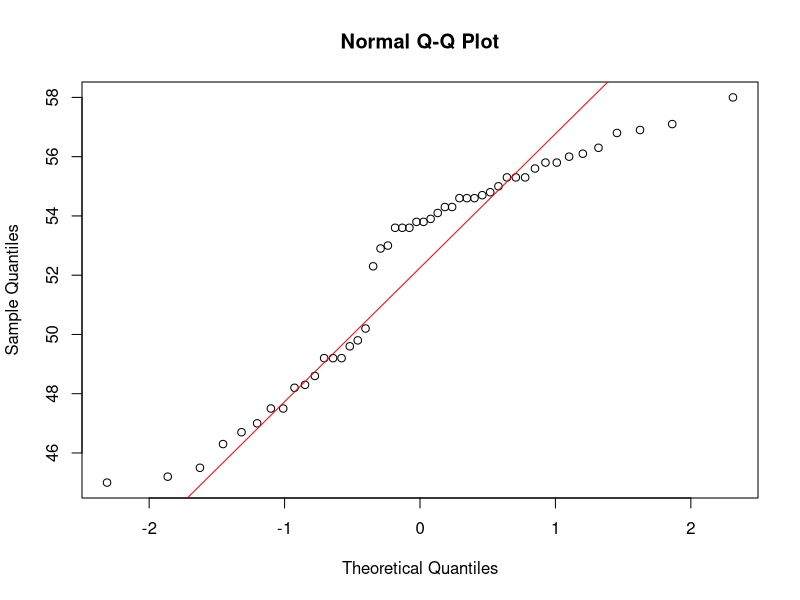
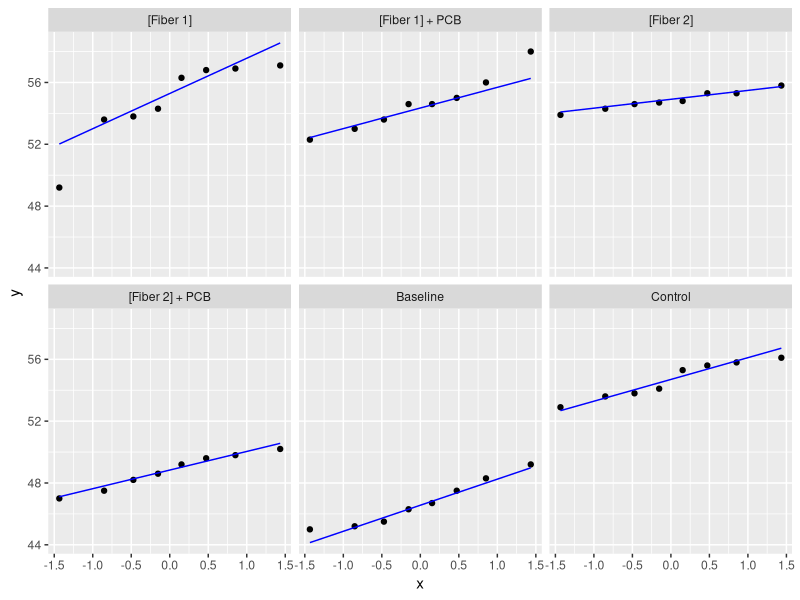
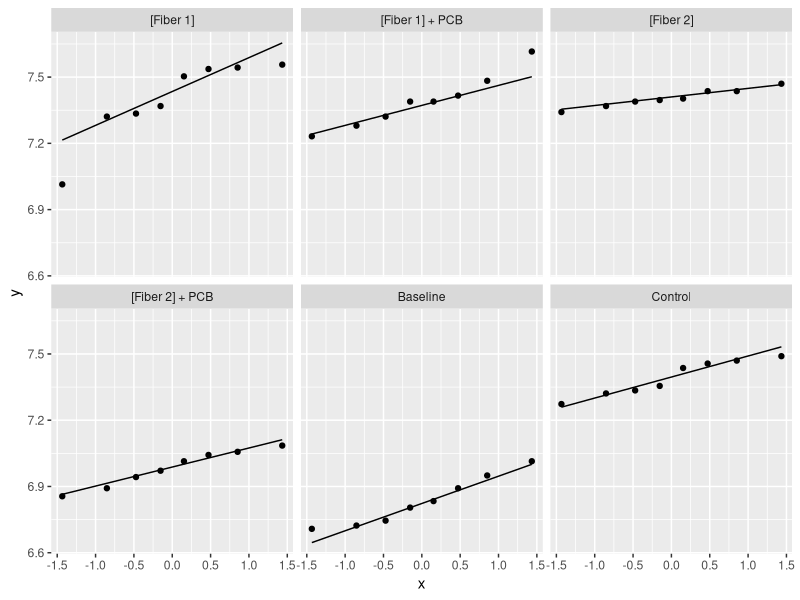
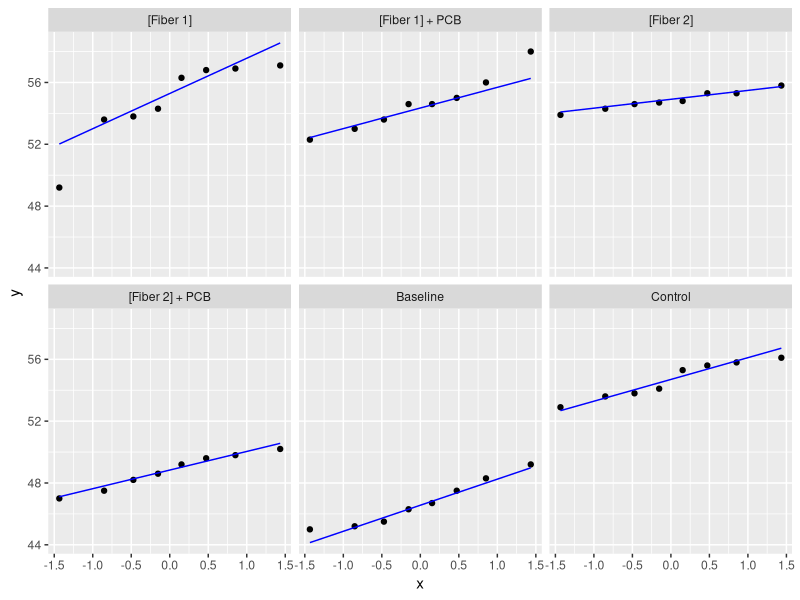
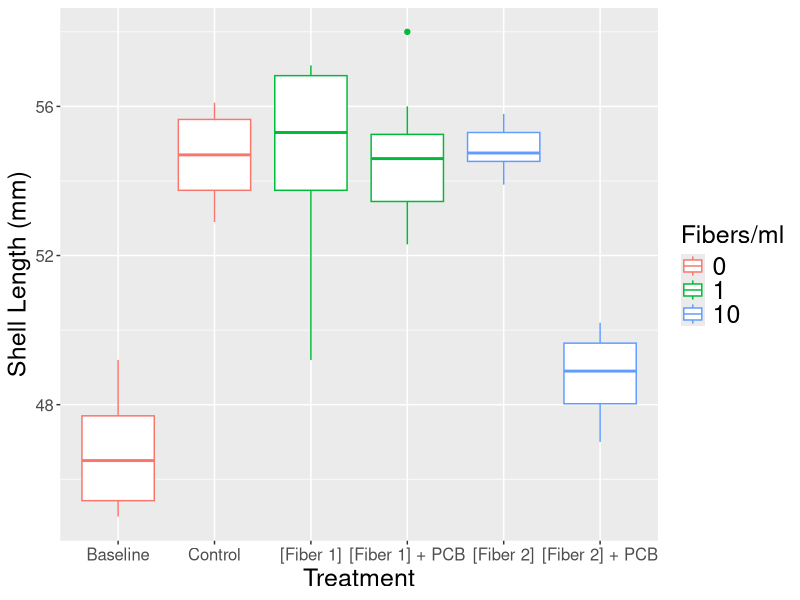

These figures' R source, in order: (Note: this script raises an error after producing the figures.)
## ---- chunk 1
#setting the working directory
knitr::opts_knit$set(root.dir = '/Users/hannahhaskell/Desktop/')
## ---- chunk 2
library(tidyverse)
library(lubridate)
library(knitr)
library(modelr)
library(broom)
library(cowplot)



CEA_data <- read_csv("BIO539_mock_data.csv")

## ---- chunk 3

#Assigning new variables to help organize the data/information better


#CEA  data
Cleaned_CEA_data <- subset (CEA_data, select = -c(12:23)) %>% #CEA only
  rename(
    "Fiber_concentration" = "Fiber concentration",
    "Replicate" = "Tank (replicate #)",
    "Animal_ID" = "Animal ID #",
    "CHO" = "CHO mj/mg",
    "LIP" = "LiP mj/mg",
    "PRT" = "PRT mj/mg",
    "Ea" = "Ea mj/mg",
    "Ec" = "Ec mj/mg",
    "CEA" = "CEA mj/mg/min")

#Mortality data
Mortality <- subset (CEA_data, select = c(15:18)) %>%
  rename(
    "Treatment" = "Treatment a",
    "Fiber_concentration" = "Fiber concentration a",
    "End_exp_mortality" = "End of expt. mortality") %>%
  filter(!is.na(End_exp_mortality))


#Growth data
Growth <- subset (CEA_data, select = c(1,3,4,12)) %>%
  rename(
    "Fiber_concentration" = "Fiber concentration",
    "Shell_length" = "Shell width (mm)")
## ---- chunk 4
#Generating summary tables to get a feel for the range of data
summary(Cleaned_CEA_data)
summary(Growth)
summary(Mortality)
## ---- chunk 5
#making a theme for my plots so that all axis and legend labels can remain consistent among each plot

My_Theme <- theme(
  axis.title.x = element_text(size = 18), #x axis title label
  axis.text = element_text(size = 12), # x and y axis labels
  legend.text = element_text(size = 18), # legend contents labels
  legend.title = element_text(size = 18), # legend title label
  axis.title.y = element_text(size = 18)) # y axis title label

## ---- chunk 6

avg_shell_length <- Growth %>%
  group_by(Treatment) %>%
  summarise(avg_shell_length = mean(Shell_length)) %>%
  rename("Mean Shell Length (mm)" = "avg_shell_length")

kable(avg_shell_length)

 

## ---- chunk 7


treatments <- subset (CEA_data, select = c(3,4)) %>%
  rename("Fiber_concentration" = "Fiber concentration") %>%
  group_by(Treatment) %>%
  summarise(Fiber_concentration = mean(Fiber_concentration)) %>%
  arrange(Fiber_concentration) %>% 
  rename("Fibers/mL seawater" = "Fiber_concentration")
  
kable(treatments) 


## ---- chunk 8
#plot these to see if there was any shell growth over the duration of the experiment 

shell_length_plot <- ggplot(Growth, aes(Treatment, Shell_length, color = factor(Fiber_concentration))) + ##fill = factor(Fiber_concentration) this would change the boxes different colors to distinguish between fiber concentrations
  geom_boxplot() +
  labs(x = "Treatment", y = "Shell Length (mm)", color = "Fibers/ml") +
  scale_x_discrete(limits = c("Baseline", "Control", "[Fiber 1]", "[Fiber 1] + PCB", "[Fiber 2]", "[Fiber 2] + PCB")) + #changing the order of the x axis
  My_Theme

ggsave("GitHub/Final-project/Figures/shell_length_plot.jpg", shell_length_plot, width = 10, height = 6)
  
## ---- chunk 9

#make sure R is interpreting treatment column as characters
class(Growth$Treatment)

#assessing normality

qqnorm(Growth$Shell_length)
qqline(Growth$Shell_length, col = 'red')

#this worked however I think it makes more sense to assess the normality of the individual treatment groups separately rather than all together

#trying to do this with GGplot
ggplot(data = Growth, aes(sample = Shell_length)) +
  geom_qq() +
  stat_qq_line(col = 'blue') + #adding in the normal distribution line
  facet_wrap(~Treatment) #assess normality for each treatment separately 

#see if transforming the data makes any difference in normality
#log transformation of shell length data
log_shell_length <- log(Growth$Shell_length)

#sq root transform data 
sqrt_shell_length <- sqrt(Growth$Shell_length)

#Add the log shell lengths and sq rt transformed shell lengths to the growth data
Growth <- Growth %>%
  mutate(log_shell_length = log_shell_length, sqrt_shell_length = sqrt_shell_length)

#Try graphing with these transformed values
ggplot(data = Growth, aes(sample = sqrt_shell_length)) +
  geom_qq() +
  stat_qq_line() +
  facet_wrap(~Treatment)

#No obvious differences between the transformed and the raw data
#For the sake of this analysis will assume normality is sufficient for ANOVA testing

## ---- chunk 10
ggplot(data = Growth, aes(sample = Shell_length)) + 
  geom_qq() +
  stat_qq_line(col = 'blue') +
  facet_wrap(~Treatment)
## ---- chunk 11

#Will need to pull the p-values a lot for all ANOVA testing that will be done so making this into a function will make this process easier

aov_p_value <- function(aov_summary) {
  if (is.numeric(aov_summary)) {
    stop("must provide previously assigned aov_summary variable")
  }
  p_value <- (aov_summary[[1]][["Pr(>F)"]][[1]])
  return(p_value)
}


#testing the function error message

aov_p_value(1)
#works!
## ---- chunk 12

#ANOVA to determine if there is any significant differences among the treatment groups
growth_aov <- aov(Shell_length~Treatment, data = Growth)
growth_aov_summary <- summary(growth_aov) #Anova summary stats

str(growth_aov_summary) #assessing the structure of the summary table
growth_aov_summary[[1]][["Pr(>F)"]][[1]] #gives the first row of the last column in the summary table which is the p stat
# p = 4.409 x 10^-15

#testing function
aov_p_value(growth_aov_summary)

#it works!!

#according to the ANOVA there is a significant difference in at least one pair of the treatment groups (p < 0.05)
# will now preform a post hoc (Tukey) test to determine where the difference(s) are
#save tukey results to variable
growth_stats <- TukeyHSD(growth_aov)


#output the stats into a tibble using the tidy function from broom pkg and save to new variable
tidy_growth_stats <- tidy(growth_stats)

#Cleaned up version that only shows differences between the treatments and the baseline measurements
cleaned_tidy_growth_stats <- tidy_growth_stats[ , c("contrast", "adj.p.value")] %>% #selecting only contrast name and p value columns
  filter(str_detect(contrast, "Baseline")) %>%   #only include contrast values that have the word baseline within them (only interested in comparing the treatments to the baseline)
  rename("Contrast" = "contrast",
         "p value" = "adj.p.value")
  

  
## ---- chunk 13

#Printing out a cleaned up version of the anova summary stats including only relevant comparisons
kable(cleaned_tidy_growth_stats) 

## ---- chunk 14
mortality_plot <- ggplot(Mortality, aes(Treatment, End_exp_mortality, color = factor(Fiber_concentration))) + 
  geom_col() +
  labs(x = 'Experimental Treatment', y = 'End of Experiment Mortality (n)', color = "Fibers/ml") +
  theme_minimal()

ggsave("GitHub/Final-project/Figures/mortality_plot.jpg",mortality_plot, width = 7, height = 4)
## ---- chunk 15


carb_plot <- ggplot(Cleaned_CEA_data, aes(Treatment, CHO ,  color = factor(Fiber_concentration))) +
  geom_boxplot() +
  labs(x = "", y = "Carbohydrate (mJ/mg)", color = "Fibers/ml)") +
  scale_x_discrete(limits = c("Baseline", "Control", "[Fiber 1]", "[Fiber 1] + PCB", "[Fiber 2]", "[Fiber 2] + PCB")) +
  My_Theme +
  theme(legend.position = "none")
## ---- chunk 16
lipid_plot <- ggplot(Cleaned_CEA_data, aes(Treatment, LIP ,  color = factor(Fiber_concentration))) +
  geom_boxplot() +
  labs(x = "", y = "Lipid (mJ/mg)", color = "Fibers/ml") +
  scale_x_discrete(limits = c("Baseline", "Control", "[Fiber 1]", "[Fiber 1] + PCB", "[Fiber 2]", "[Fiber 2] + PCB")) +
  My_Theme +
  theme(legend.position = "none")
## ---- chunk 17
protein_plot <- ggplot(Cleaned_CEA_data, aes(Treatment, PRT ,  color = factor(Fiber_concentration))) +
  geom_boxplot() +
  labs(x = "Treatment", y = "Protein (mJ/mg)", color = "Fibers/ml") +
  scale_x_discrete(limits = c("Baseline", "Control", "[Fiber 1]", "[Fiber 1] + PCB", "[Fiber 2]", "[Fiber 2] + PCB")) +
  My_Theme +
  theme(legend.position = "bottom") 
## ---- chunk 18

physio_plots <- cowplot::plot_grid(carb_plot, lipid_plot, protein_plot, ncol = 1, labels = "AUTO", rel_heights = c(1,1,1.15)) 
 

physio_plots

ggsave("GitHub/Final-project/Figures/physio_plots.jpg", physio_plots, width = 10, height = 13)


## ---- chunk 19

#making a q-q plot of the physiological data separated out by treatment to assess normality of data within each individual treatment

# NORMALITY OF CARBOHYDRATE DATA
ggplot(data = Cleaned_CEA_data, aes(sample = CHO)) + 
  geom_qq() + 
  stat_qq_line(col = 'blue') +
  facet_wrap(~Treatment) +
  ggtitle("Q-Q plot of carbohydrate data")

# NORMALITY OF LIPID DATA
ggplot(data = Cleaned_CEA_data, aes(sample = LIP)) + 
  geom_qq() + 
  stat_qq_line(col = 'blue') +
  facet_wrap(~Treatment) +
  ggtitle("Q-Q plot of lipid data")

# NORMALITY OF PROTEIN DATA 
ggplot(data = Cleaned_CEA_data, aes(sample = PRT)) + 
  geom_qq() + 
  stat_qq_line(col = 'blue') +
  facet_wrap(~Treatment) +
  ggtitle("Q-Q plot of protein data")

#For the sake of this analysis I will assume normality conditions have been met so that I may continue on with the ANOVA testing. 
## ---- chunk 20

#ANOVA to determine if there is any significant differences among the treatment groups
CHO_aov <- aov(CHO~Treatment, data = Cleaned_CEA_data)
CHO_aov_summary <- summary(CHO_aov) #Anova summary stats

#function to retrieve p value 
aov_p_value(CHO_aov_summary)

# p = 0.00336
#according to the ANOVA there is a significant difference in at least one pair of the treatment groups (p < 0.05)

# Since there is a significant difference present I will now preform a post hoc (Tukey) test to determine where the significant difference(s) are

CHO_stats <- TukeyHSD(CHO_aov)
TukeyHSD(CHO_aov)

#output the stats into a tibble using the tidy function from broom pkg and save to new variable
tidy_CHO_stats <- tidy(CHO_stats)

#Cleaned up version that only shows differences between the treatments and the baseline measurements
cleaned_tidy_CHO_stats <- tidy_CHO_stats[ , c("contrast", "adj.p.value")] %>% #selecting only contrast name and p value columns
  filter(str_detect(contrast, "Baseline")) %>%   #only include contrast values that have the word baseline within them (only interested in comparing the treatments to the baseline)
  rename("Contrast" = "contrast",
         "p value" = "adj.p.value")
  
kable(cleaned_tidy_CHO_stats)

#Tukey results indicate that only the Baseline-[Fiber 2] + PCB treatment had a significant difference in carbohydrate energy levels when compared to the baseline. 
  
## ---- chunk 21

#ANOVA to determine if there is any significant differences in lipid amounts among the treatment groups

LIP_aov <- aov(LIP~Treatment, data = Cleaned_CEA_data)

LIP_aov_summary <- summary(LIP_aov) #Anova summary stats

#Function to retrieve p value 
aov_p_value(LIP_aov_summary)

# p = 0.00376
#according to the ANOVA there is a significant difference in at least one pair of the treatment groups (p < 0.05)

# Since there is a significant difference present I will now preform a post hoc (Tukey) test to determine where the significant difference(s) are

LIP_stats <- TukeyHSD(LIP_aov)
TukeyHSD(LIP_aov)

#output the stats into a tibble using the tidy function from broom pkg and save to new variable
tidy_LIP_stats <- tidy(LIP_stats)

#Cleaned up version that only shows differences between the treatments and the baseline measurements
cleaned_tidy_LIP_stats <- tidy_LIP_stats[ , c("contrast", "adj.p.value")] %>% #selecting only contrast name and p value columns
  filter(str_detect(contrast, "Baseline")) %>%   #only include contrast values that have the word baseline within them (only interested in comparing the treatments to the baseline)
  rename("Contrast" = "contrast",
         "p value" = "adj.p.value")
  

kable(cleaned_tidy_LIP_stats)
#Tukey results indicate that differences between the lipid content of each treatment compared to the baseline measurements are not statistically significant. Significant difference detected in ANOVA test likely from inter-treatment comparison which is not what I am concerned with. 
## ---- chunk 22

#ANOVA to determine if there is any significant differences in lipid amounts among the treatment groups

PRT_aov <- aov(PRT~Treatment, data = Cleaned_CEA_data)

PRT_aov_summary <- summary(PRT_aov) #Anova summary stats

#Function to retrieve p value 
aov_p_value(PRT_aov_summary)

# p = 0.00526
#according to the ANOVA there is a significant difference in at least one pair of the treatment groups (p < 0.05)

# Since there is a significant difference present I will now preform a post hoc (Tukey) test to determine where the significant difference(s) are

PRT_stats <- TukeyHSD(PRT_aov)
TukeyHSD(PRT_aov)

#output the stats into a tibble using the tidy function from broom pkg and save to new variable
tidy_PRT_stats <- tidy(PRT_stats)

#Cleaned up version that only shows differences between the treatments and the baseline measurements
cleaned_tidy_PRT_stats <- tidy_PRT_stats[ , c("contrast", "adj.p.value")] %>% #selecting only contrast name and p value columns
  filter(str_detect(contrast, "Baseline")) %>%   #only include contrast values that have the word baseline within them (only interested in comparing the treatments to the baseline)
  rename("Contrast" = "contrast",
         "p value" = "adj.p.value")
  
kable(cleaned_tidy_PRT_stats)
#Tukey results indicate that differences between the protein content of each treatment compared to the baseline measurements are not statistically significant. Significant difference detected in ANOVA test likely from inter-treatment comparison which is not what I am concerned with. 

## ---- chunk 23

#Not quite working yet. Need to populate the y variable somehow with values from respective columns 
#not sure if this is appropriate as the y values for each plot are different

#for (i in names(Cleaned_CEA_data)[6:8]){
 #testloop <- ggplot(Cleaned_CEA_data, aes(x = Treatment, y = i)) + #issue seems to be with populating the y axis... 
  #geom_boxplot() +
  #labs(x = "Treatment", color = "Fiber Concentration (fibers/ml)") +
  #scale_x_discrete(limits = c("Baseline", "Control", "[Fiber 1]", "[Fiber 1] + PCB", "[Fiber 2]", "[Fiber 2] + PCB")) +
  #My_Theme
  
  #print(testloop)
#}
## ---- chunk 24
#plotting Ea values for baseline and each experimental treatment and assigning to Ea_plot variable
EA_plot <- ggplot(Cleaned_CEA_data, aes(Treatment, Ea ,  color = factor(Fiber_concentration))) +
  geom_boxplot() +
  labs(x = "", y = "Energy available (Ea) (mJ/mg)", color = "Fibers/ml") +
  scale_x_discrete(limits = c("Baseline", "Control", "[Fiber 1]", "[Fiber 1] + PCB", "[Fiber 2]", "[Fiber 2] + PCB")) +
  My_Theme +
  theme(legend.position = "none")

#plotting Ec values for baseline and each experimental treatment and assigning to Ec_plot variable
EC_plot <- ggplot(Cleaned_CEA_data, aes(Treatment, Ec ,  color = factor(Fiber_concentration))) +
  geom_boxplot() +
  labs(x = "Treatment", y = "Energy Consumed (Ec) (mJ/mg)", color = "Fibers/ml") +
  scale_x_discrete(limits = c("Baseline", "Control", "[Fiber 1]", "[Fiber 1] + PCB", "[Fiber 2]", "[Fiber 2] + PCB")) +
  My_Theme +
  theme(legend.position = "bottom")
  
#Combining the two plots into a single figure output 
energy_plots <- cowplot::plot_grid(EA_plot, EC_plot, ncol = 1, labels = "AUTO", rel_heights = c(1,1)) 
 

energy_plots

ggsave("GitHub/Final-project/Figures/energy_plots.jpg", energy_plots, width = 10, height = 13)

## ---- chunk 25

#making a q-q plot of the Ea data separated out by treatment to assess normality of data within each individual treatment

# NORMALITY OF Ea DATA
ggplot(data = Cleaned_CEA_data, aes(sample = Ea)) + 
  geom_qq() + 
  stat_qq_line(col = 'blue') +
  facet_wrap(~Treatment) +
  ggtitle("Q-Q plot of energy available data")

# NORMALITY OF Ec DATA
ggplot(data = Cleaned_CEA_data, aes(sample = Ec)) + 
  geom_qq() + 
  stat_qq_line(col = 'blue') +
  facet_wrap(~Treatment) +
  ggtitle("Q-Q plot of energy consumed data")

#For the sake of this analysis I will assume normality conditions have been met so that I may continue on with the ANOVA testing. 


## ---- chunk 26

#ANOVA to determine if there is any significant differences in EA among the treatment groups
EA_aov <- aov(Ea~Treatment, data = Cleaned_CEA_data)
EA_aov_summary <- summary(EA_aov) #Anova summary stats

#Code to retrieve p value 
aov_p_value(EA_aov_summary)

# p = 0.00483
#according to the ANOVA there is a significant difference in at least one pair of the treatment groups (p < 0.05)

# Since there is a significant difference present I will now preform a post hoc (Tukey) test to determine where the significant difference(s) are

EA_stats <- TukeyHSD(EA_aov)
TukeyHSD(EA_aov)

#output the stats into a tibble
tidy_EA_stats <- tidy(EA_stats)

#Cleaned up version that only shows differences between the treatments and the baseline measurements
cleaned_tidy_EA_stats <- tidy_EA_stats[ , c("contrast", "adj.p.value")] %>% #selecting only contrast name and p value columns
  filter(str_detect(contrast, "Baseline")) %>%   #only include contrast values that have the word baseline within them (only interested in comparing the treatments to the baseline)
  rename("Contrast" = "contrast",
         "p value" = "adj.p.value")
  
kable(cleaned_tidy_EA_stats)

#Tukey results indicate that available energy values within the experimental treatments are not statistically different than available energy values from the baseline treatments. Significant difference detected in ANOVA test likely from inter-treatment comparison which is not what I am concerned with. 

## ---- chunk 27

#ANOVA to determine if there is any significant differences in EC among the treatment groups
EC_aov <- aov(Ec~Treatment, data = Cleaned_CEA_data)
EC_aov_summary <- summary(EC_aov) #Anova summary stats

#Code to retrieve p value 
aov_p_value(EC_aov_summary)

# p = 0.960
#according to the ANOVA there are no significant differences among any of the experimental treatment groups (p > 0.05)

# Since there are no significant differences among any of the experimental treatment groups there is no need for further testing. 


